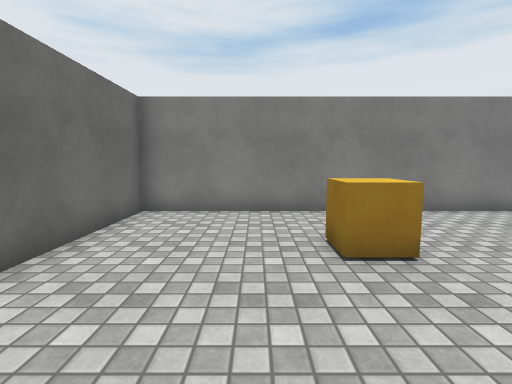
[1] (above)

16 first-person views from a walk through a 3-D level made in the Unity game engine. The camera is 1.3 m above the floor, tilts 6° down and sees 85° across. The floor is counted in squares, 1 m on a side. Each view is taken from the middle of a square. On the plan, view 1 faces up. The plan holds only what a view shows up to about 13 squares ahead; the rest is blank. The player is left out. Surface patterns are stand-ins for the level's own textures.

[2]
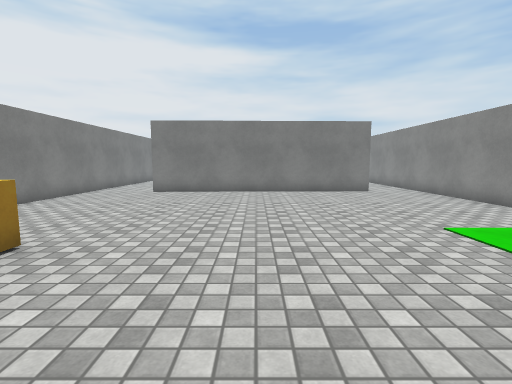

[3]
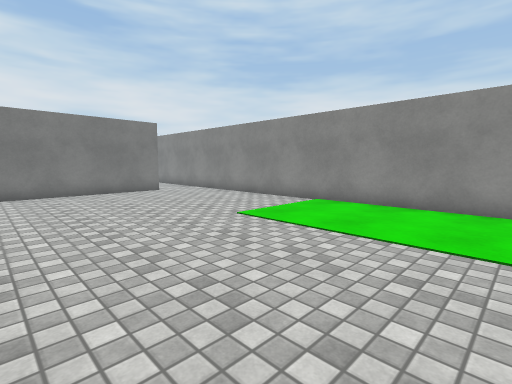

[4]
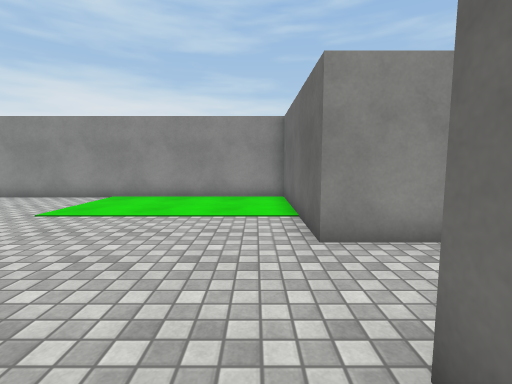

[5]
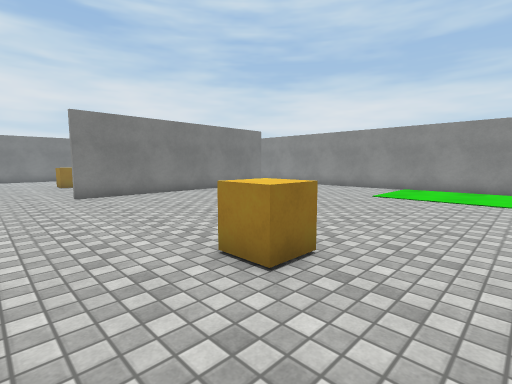

[6]
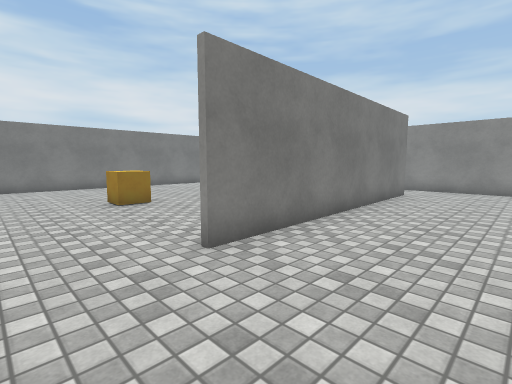

[7]
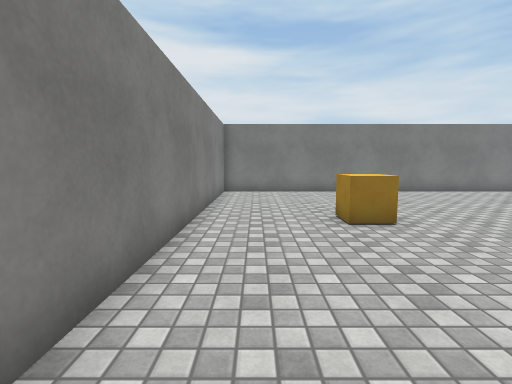

[8]
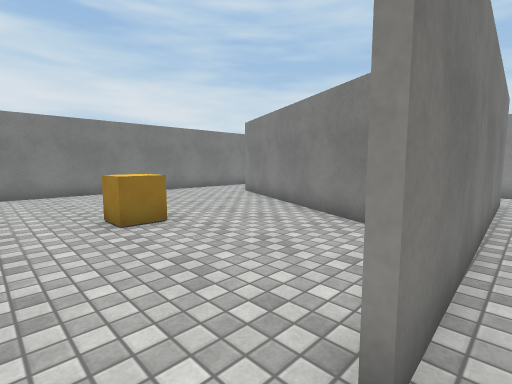

[9]
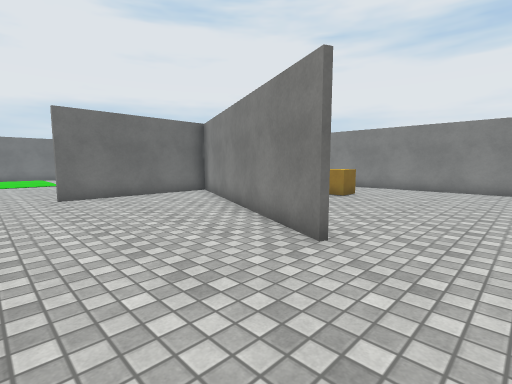

[10]
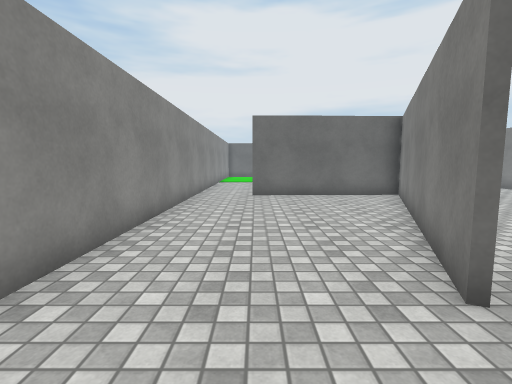

[11]
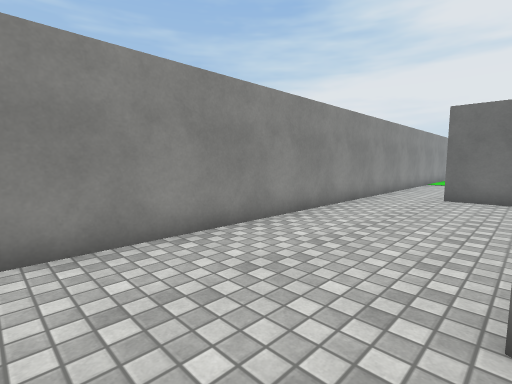

[12]
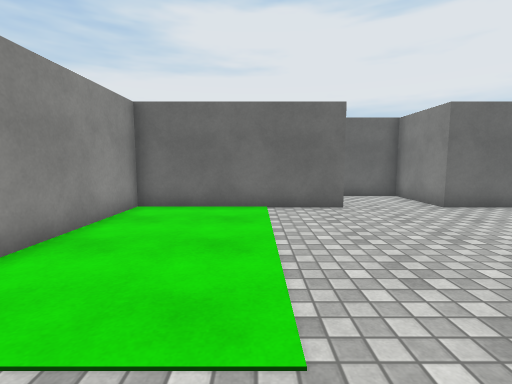

[13]
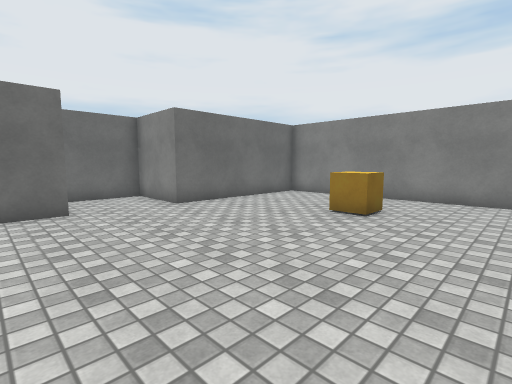

[14]
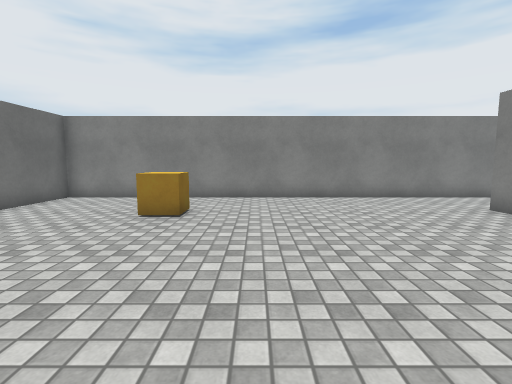

[15]
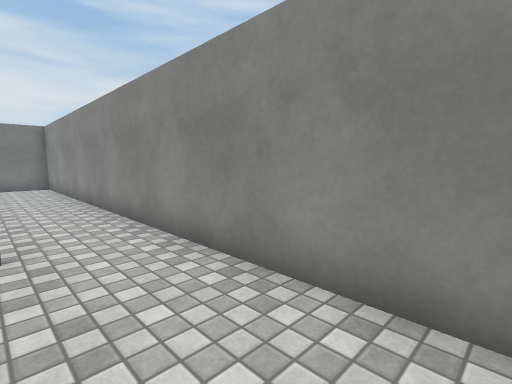

[16]
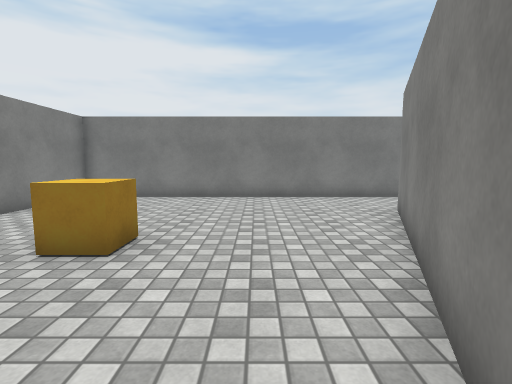

### Floor plan
Ten units are one square. View 1 is at (0, 0); x grows to the right and y downward. Boxes are objects, and circles mark ways between rooms. Rooms are numbered by the first view taken in them; rooms with no view inside come last. Other rooms are left out.
<svg viewBox="-63 -79 294 158">
<path fill="none" stroke="#000" d="M107 52 104 -46M-51 15 -30 15 -30 74 115 74M104 -74 -30 -74 -30 -15 -58 -15 -58 10M196 31 107 -8 109 52M124 -2 197 29M226 70 226 -74 104 -74M115 74 220 74"/>
<rect x="5" y="-45" width="20" height="10" fill="#bbb"><title>other object</title></rect>
<rect x="155" y="-45" width="10" height="20" fill="#bbb"><title>other object</title></rect>
<circle cx="100" cy="-60" r="3" fill="#2a7"/>
<circle cx="110" cy="65" r="3" fill="#2a7"/>
<text x="40" y="0">1</text>
<text x="170" y="0">2</text>
</svg>
Room 1 opens to room 2.

Where each view was taken, in squares from view 1:
view 1: 0 up, 0 right, facing up
view 2: 0 up, 2 left, facing right
view 3: 1 up, 2 left, facing down-right
view 4: 3 up, 2 left, facing down
view 5: 7 up, 1 left, facing down-right
view 6: 7 up, 7 right, facing down-right
view 7: 6 up, 10 right, facing right
view 8: 6 up, 10 right, facing down-right
view 9: 7 down, 22 right, facing up-left
view 10: 5 down, 22 right, facing left
view 11: 3 down, 22 right, facing down-left
view 12: 4 down, 5 right, facing left
view 13: 3 down, 5 right, facing up-left
view 14: 3 down, 4 right, facing up
view 15: 5 down, 6 right, facing down-right
view 16: 1 up, 12 right, facing right
